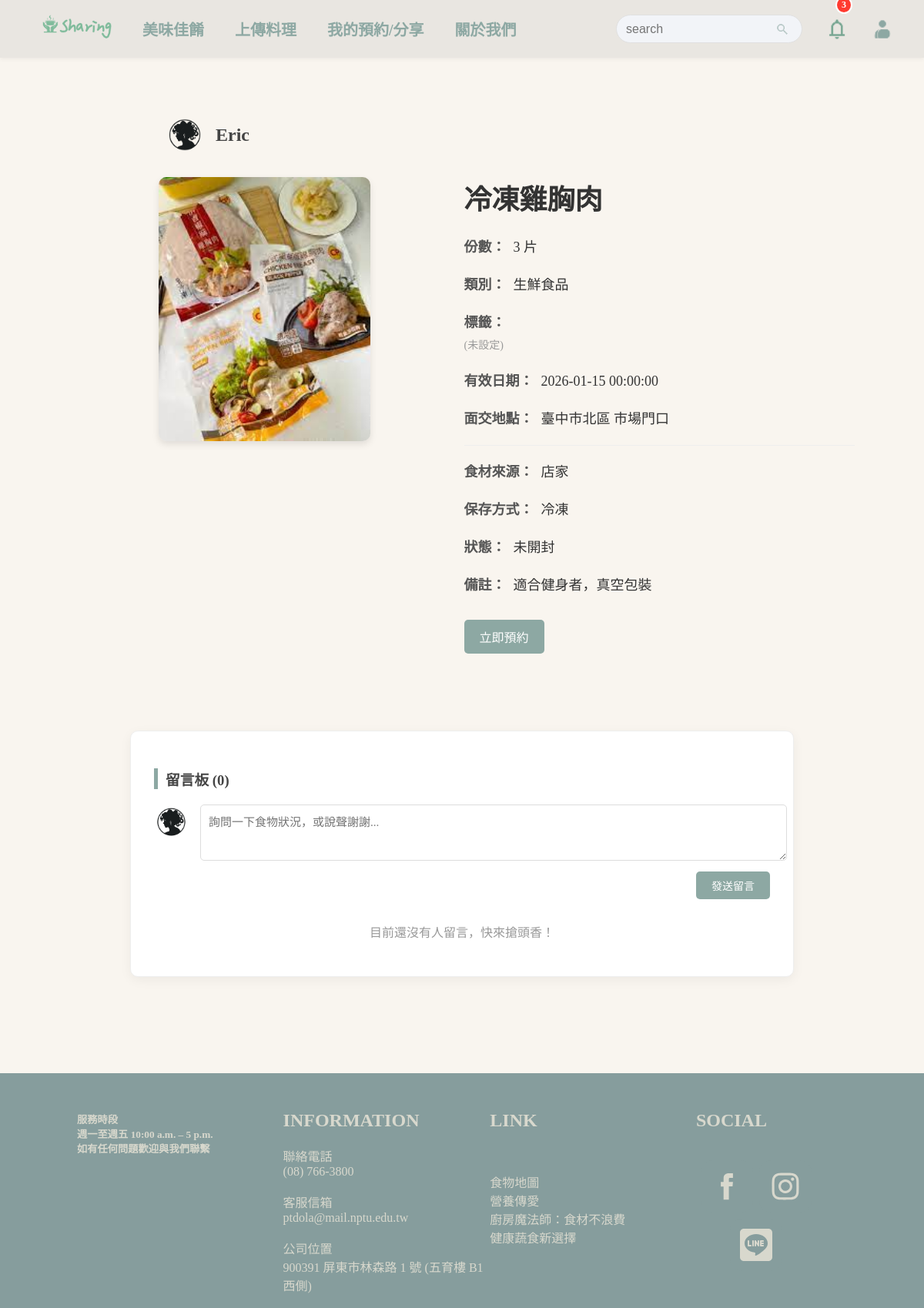
/detail.php?id=9 (signed in), run on the app's committed database.
### tables this page shows
CREATE TABLE `food_items` (
  `food_id` int unsigned NOT NULL AUTO_INCREMENT,
  `user_id` int unsigned NOT NULL,
  `image_filename` varchar(255) DEFAULT NULL,
  `food_name` varchar(100) NOT NULL,
  `quantity` int NOT NULL,
  `unit` varchar(20) NOT NULL,
  `category` enum('熟食','乾貨/速食','生鮮食品','蔬果','飲料','零食','甜點','其他') NOT NULL,
  `expiry_datetime` datetime NOT NULL,
  `pickup_address_city` varchar(50) NOT NULL,
  `pickup_address_street` varchar(100) NOT NULL,
  `pickup_landmark` varchar(100) DEFAULT NULL,
  `origin` varchar(100) NOT NULL,
  `storage_method` enum('常溫','冷藏','冷凍') NOT NULL,
  `item_state` varchar(50) NOT NULL DEFAULT '上架中',
  `remark` text,
  `created_at` timestamp NULL DEFAULT CURRENT_TIMESTAMP,
  `updated_at` timestamp NULL DEFAULT CURRENT_TIMESTAMP ON UPDATE CURRENT_TIMESTAMP,
  PRIMARY KEY (`food_id`),
  KEY `user_id` (`user_id`),
  CONSTRAINT `food_items_ibfk_1` FOREIGN KEY (`user_id`) REFERENCES `users` (`id`)
);

CREATE TABLE `users` (
  `id` int unsigned NOT NULL AUTO_INCREMENT,
  `name` varchar(20) NOT NULL,
  `account` varchar(30) NOT NULL,
  `password` varchar(255) NOT NULL,
  PRIMARY KEY (`id`),
  UNIQUE KEY `account` (`account`)
);

### detail.php (the view, shortened to what this page needs)
<?php
$id = $_GET['id'] ?? null;
    $host = 'localhost';
    $db_name = 'mydatabase';
    $username = 'root';
    $password = '';
try {
    $pdo = new PDO("mysql:host=$host;dbname=$db_name;charset=utf8", $username, $password);
    $pdo->setAttribute(PDO::ATTR_ERRMODE, PDO::ERRMODE_EXCEPTION);
} catch (PDOException $e) {
    echo "資料庫連線失敗: " . $e->getMessage();
    exit;
}
$sql = "SELECT food_items.*, users.name AS publisher_name
        FROM food_items
        LEFT JOIN users ON food_items.user_id = users.id
        WHERE food_items.food_id = ?";
$stmt = $pdo->prepare($sql);
$stmt->execute([$id]);
$item = $stmt->fetch();
$sql_tags = "SELECT labels.label_name
             FROM labels
             JOIN food_items_label ON labels.label_id = food_items_label.label_id
             WHERE food_items_label.food_id = ?";
$stmt_tags = $pdo->prepare($sql_tags);
$stmt_tags->execute([$id]);
$tags = $stmt_tags->fetchAll(PDO::FETCH_ASSOC);
$tag_icons = [
    '便當' => '🍱',
    '麵食' => '🍜',
    '飯食' => '🍚',
    '飲料' => '🥤',
    '麵包' => '🥐',
    '蛋糕' => '🍰',
    '素食' => '🥗',
    '罐頭' => '🥫',
    '有機' => '🌾',
    '即期食品' => '⏰'
];
$sql_comments = "SELECT comments.*, users.name
                 FROM comments
                 LEFT JOIN users ON comments.user_id = users.id
                 WHERE comments.food_id = ?
                 ORDER BY comments.created_at DESC";
$stmt_comments = $pdo->prepare($sql_comments);
$stmt_comments->execute([$id]);
$comment_list = $stmt_comments->fetchAll(PDO::FETCH_ASSOC);
?>
<!DOCTYPE html>
<html>
<head>
    <link rel="stylesheet" href="../2.0/css/detail.css">
</head>
<body>
    <?php include 'header.php'; ?>
    <div class="article" style="width: 100%; display: flex; justify-content: center; margin-top: 150px; padding-bottom: 50px;">
        <div style="width: 85%; max-width: 1200px;">
            <div style="display: flex; align-items: center; margin-bottom: 30px; padding-left: 125px;">
                <img src="../2.0/img/user_img.PNG" style="width: 50px; height: 50px; border-radius: 50%; margin-right: 15px; object-fit: cover;">
                <h2 style="margin: 0; color: #444;">
                    <?php echo htmlspecialchars($item['publisher_name'] ?? '未知使用者'); ?>
                </h2>
            </div>
            <div style="display: flex; flex-wrap: wrap; gap: 5px;">
                <div style="flex: 1; min-width: 300px; display: flex; justify-content: center; align-items: start;">
                    <?php if (!empty($item['image_filename'])): ?>
                        <img src="uploads/<?php echo htmlspecialchars($item['image_filename']); ?>"
                             alt="商品圖片"
                             style="width: 100%; max-width: 275px; border-radius: 10px; box-shadow: 0 4px 10px rgba(0,0,0,0.1);">
                    <?php else: ?>
                        <div style="width: 100%; height: 300px; background: #eee; display: flex; align-items: center; justify-content: center; border-radius: 10px;">
                            尚無圖片
                        </div>
                    <?php endif; ?>
                </div>
                <div style="flex: 1; min-width: 300px;">
                    <h1 style="margin: 0 0 25px 0; font-size: 36px; color: #333;">
                        <?php echo htmlspecialchars($item['food_name']); ?>
                    </h1>
                    <div class="info-row">
                        <span class="info-label">份數：</span>
                        <span class="info-content">
                            <?php echo htmlspecialchars($item['quantity'] . ' ' . ($item['unit'] ?? '')); ?>
                        </span>
                    </div>
                    <div class="info-row">
                        <span class="info-label">類別：</span>
                        <span class="info-content"><?php echo htmlspecialchars($item['category']); ?></span>
                    </div>
                    <div class="info-row vertical">
                        <div class="info-label">標籤：</div>
                        <div class="info-content tag-container">
                            <?php if (isset($tags) && count($tags) > 0): ?>
                                <?php foreach ($tags as $tag): ?>
                                    <?php
                                        $name = $tag['label_name'];
                                        $icon = $tag_icons[$name] ?? '🏷️';
                                    ?>
                                    <span class="food-tag">
                                        <?php echo $icon . ' ' . htmlspecialchars($name); ?>
                                    </span>
                                <?php endforeach; ?>
                            <?php else: ?>
                                <span style="color: #999; font-size: 14px;">(未設定)</span>
                            <?php endif; ?>
                        </div>
                    </div>
                    <div class="info-row">
                        <span class="info-label">有效日期：</span>
                        <span class="info-content">
                            <?php echo htmlspecialchars($item['expiry_datetime']); ?>
                        </span>
                    </div>
                    <div class="info-row">
                        <span class="info-label">面交地點：</span>
                        <span class="info-content">
                            <?php echo htmlspecialchars($item['pickup_address_city'] . ' ' . $item['pickup_landmark']); ?>
                        </span>
                    </div>
                    <hr style="border: 0; border-top: 1px solid #eee; margin: 20px 0;">
                    <div class="info-row">
                        <span class="info-label">食材來源：</span>
                        <span class="info-content"><?php echo htmlspecialchars($item['origin']); ?></span>
                    </div>
                    <div class="info-row">
                        <span class="info-label">保存方式：</span>
                        <span class="info-content"><?php echo htmlspecialchars($item['storage_method']); ?></span>
                    </div>
                    <div class="info-row">
                        <span class="info-label">狀態：</span>
                        <span class="info-content"><?php echo htmlspecialchars($item['item_state']); ?></span>
                    </div>
                    <div class="info-row" style="align-items: flex-start;">
                        <span class="info-label">備註：</span>
                        <span class="info-content" style="white-space: pre-wrap;"><?php echo htmlspecialchars($item['remark']); ?></span>
                    </div>
                    <div style="margin-top: 30px; display: flex; gap: 15px;">
                        <button id="btn-open-modal"
                                data-food-id="<?php echo $item['food_id']; ?>"
                                data-publisher-id="<?php echo $item['user_id']; ?>"
                                style="border: none; cursor: pointer; color: white; background-color: rgb(141,168,163); padding: 10px 20px; border-radius: 5px; font-size: 16px;">
                            立即預約
                        </button>
                    </div>
                </div> </div> </div>
    </div>
    <div style="width: 100%; display: flex; justify-content: center; margin-top: 50px; margin-bottom: 50px;">
        <div style="width: 85%; max-width: 800px; background: #fff; border-radius: 10px; padding: 30px; box-shadow: 0 4px 15px rgba(0,0,0,0.05); border: 1px solid #eee;">
            <h3 style="border-left: 5px solid rgb(141,168,163); padding-left: 10px; margin-bottom: 20px; color: #444;">
                留言板 (<?php echo count($comment_list ?? []); ?>)
            </h3>
            <div style="margin-bottom: 30px;">
                <?php if (isset($_SESSION['user_id'])): ?>
                    <form method="POST" action="">
                        <div style="display: flex; gap: 15px;">
                            <img src="../2.0/img/user_img.PNG" style="width: 45px; height: 45px; border-radius: 50%;">
                            <div style="flex: 1;">
                                <textarea name="comment_content" rows="3" placeholder="詢問一下食物狀況，或說聲謝謝..."
                                    style="width: 100%; padding: 10px; border: 1px solid #ddd; border-radius: 5px; font-size: 15px; resize: vertical; font-family: inherit;"></textarea>
                                <div style="text-align: right; margin-top: 10px;">
                                    <button type="submit" name="submit_comment"
                                        style="background-color: rgb(141,168,163); color: white; border: none; padding: 8px 20px; border-radius: 5px; cursor: pointer; font-size: 14px;">
                                        發送留言
                                    </button>
                                </div>
                            </div>
                        </div>
                    </form>
                <?php else: ?>
                    <div style="text-align: center; padding: 20px; background: #f9f9f9; border-radius: 5px; color: #666;">
                        請 <a href="login.php" style="color: #ff9800; text-decoration: none; font-weight: bold;">登入</a> 後參與討論
                    </div>
                <?php endif; ?>
            </div>
            <div class="comment-list">
                <?php if (count($comment_list) > 0): ?>
                    <?php foreach ($comment_list as $c): ?>
                        <div style="display: flex; gap: 15px; margin-bottom: 20px; border-bottom: 1px solid #eee; padding-bottom: 20px;">
                            <img src="../2.0/img/user_img.PNG"
                                style="width: 45px; height: 45px; border-radius: 50%; object-fit: cover;">
                            <div style="flex: 1;">
                                <div style="margin-bottom: 5px;">
                                    <span style="font-weight: bold; color: #333; margin-right: 10px;">
                                        <?php echo htmlspecialchars($c['name']); ?>
                                    </span>
                                    <span style="font-size: 12px; color: #999;">
                                        <?php echo $c['created_at']; ?>
                                    </span>
                                </div>
                                <div style="color: #555; line-height: 1.6; font-size: 15px; word-break: break-all;">
                                    <?php echo nl2br(htmlspecialchars($c['content'])); ?>
                                </div>
                            </div>
                        </div>
                    <?php endforeach; ?>
                <?php else: ?>
                    <p style="text-align: center; color: #999; margin-top: 30px;">目前還沒有人留言，快來搶頭香！</p>
                <?php endif; ?>
            </div>
        </div>
    </div>
    <footer>
        <div class="space" style="width: 100px;"> &nbsp </div>
        <div class="all">
            <div class="smthing">
                <h5>
                    服務時段<br>
                    週一至週五 10:00 a.m. – 5 p.m.<br>
                    如有任何問題歡迎與我們聯繫
                </h5>
            </div>
            <div class="information">
                <h2><b>INFORMATION</b></h2>
                <p>
                    聯絡電話<br>
                    (08) 766-3800<br><br>
                    客服信箱<br>
                    ptdola@mail.nptu.edu.tw<br><br>
                    公司位置<br>
                    900391 屏東市林森路 1 號 (五育樓 B1 西側)
                </p>
            </div>
            <div class="links">
                <h2>LINK</h2><br>
                <p>
                    <a href="https://greenmedia.today/map_search.php" target="_blank"> 食物地圖 </a><br>
                    <a href="https://www.foodbank-taiwan.org.tw/" target="_blank"> 營養傳愛 </a><br>
                    <a href="https://icook.tw/" target="_blank"> 廚房魔法師：食材不浪費 </a><br>
                    <a href="https://www.twvns.org/info/recipe" target="_blank"> 健康蔬食新選擇 </a>
                </p>
            </div>
            <div class="social">
                <h2>SOCIAL</h2><br>
                <div class="social-icons" style="display: flex; gap: 8px; flex-wrap: wrap; justify-content: center;">
                    <a href="#" target="_blank" rel="noopener" style="display: inline-flex; align-items: center; justify-content: center; width: 50px; height: 50px; padding: 9px; background: rgba(134, 157, 157, 1); border-radius: 15px; color: #d8d8cd; transition: all 0.3s ease; text-decoration: none;" onmouseover="this.style.transform='rotate(360deg)'; " onmouseout="this.style.transform=''; this.style.filter=''; this.style.animation='';">
                    </a>
                    <a href="#" target="_blank" rel="noopener" style="display: inline-flex; align-items: center; justify-content: center; width: 50px; height: 50px; padding: 9px; background: rgba(134, 157, 157, 1); border-radius: 15px; color: #d8d8cd; transition: all 0.3s ease; text-decoration: none;" onmouseover="this.style.transform='rotate(360deg)'; " onmouseout="this.style.transform=''; this.style.filter=''; this.style.animation='';">
                    </a>
                    <a href="#" target="_blank" rel="noopener" style="display: inline-flex; align-items: center; justify-content: center; width: 50px; height: 50px; padding: 9px; background: rgba(134, 157, 157, 1); border-radius: 15px; color: #d8d8cd; transition: all 0.3s ease; text-decoration: none;" onmouseover="this.style.transform='rotate(360deg)'; " onmouseout="this.style.transform=''; this.style.filter=''; this.style.animation='';">
                    </a>
                </div>
            </div>
        </div>
    </footer>
</body>
</html>

### css/detail.css (style rules this page uses)
body { padding: 0; margin: 0; border: 0; background-color: rgb(249,245,239); display: flex; flex-wrap: wrap; justify-content: center; align-self: center; }
.info-row { margin-bottom: 20px; font-size: 18px; line-height: 1.6; display: flex; align-items: center; }
.info-row.vertical { display: block; }
.info-label { font-weight: bold; color: #555; margin-right: 10px; }
.info-content { color: #333; }
.tag-container { display: flex; flex-wrap: wrap; gap: 8px; margin-top: 5px; }

### detail.php (style rules this page uses)
footer { width: 100%; padding-bottom: 30px; height: 275px; position: relative; margin-top: 75px; background-color: rgb(134,157,157); display: flex; justify-content: start; }
.all { width: 80%; height: 255px; display: flex; justify-content: space-around; align-items: center; }
.information { color: rgb(216,216,205); height: 200px; }
.links, .smthing { color: rgb(216,216,205); height: 200px; width: 300px; }
.social { color: rgb(216,216,205); height: 200px; width: 175px; }
.links a { color: rgb(216,216,205); font-size: 16px; text-decoration: none; }

### data on the page
food_items: user.name "Eric", image_filename (picture), food_name "冷凍雞胸肉", quantity+unit "3 片", category "生鮮食品", expiry_datetime "2026-01-15 00:00:00", pickup_address_city+pickup_landmark "臺中市北區 市場門口", origin "店家", storage_method "冷凍", item_state "未開封", remark "適合健身者，真空包裝"

### other printed values
$unread_count "3"
count($comment_list ?? []) "0"
